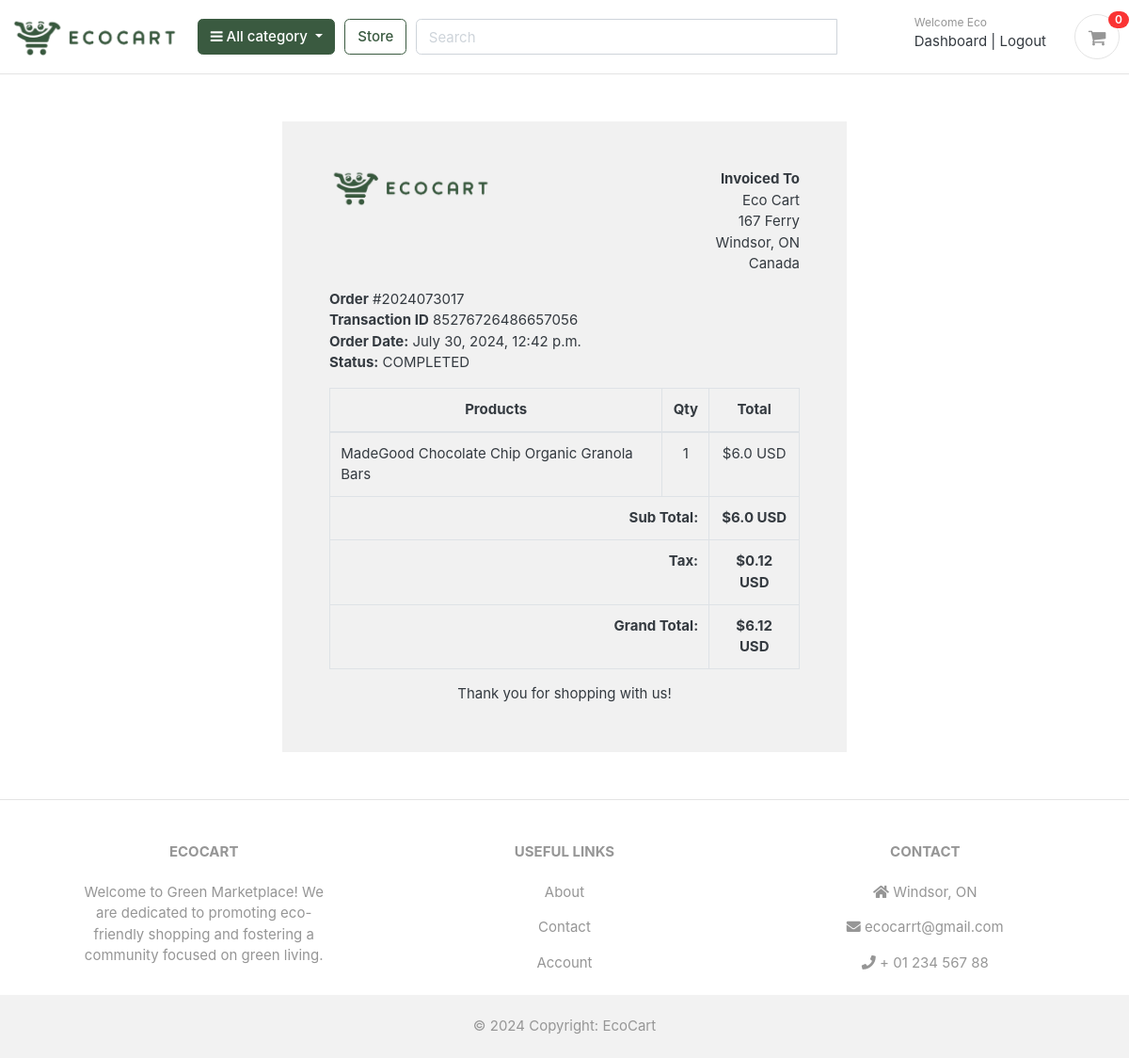
The page /accounts/order_detail/2024073017/ (signed in) on the database its author committed.
### accounts/models.py (models this page shows, shortened)
class Account(AbstractBaseUser):
    first_name = models.CharField(max_length=50)
    last_name = models.CharField(max_length=50)
    username = models.CharField(max_length=50, unique=True)
    email = models.EmailField(max_length=100, unique=True)
    phone_number = models.CharField(max_length=50)
    date_joined = models.DateTimeField(auto_now_add=True)
    last_login = models.DateTimeField(auto_now_add=True)
    is_admin = models.BooleanField(default=False)
    is_staff = models.BooleanField(default=False)
    is_active = models.BooleanField(default=False)
    is_superadmin = models.BooleanField(default=False)
    is_seller = models.BooleanField(default=False)
    USERNAME_FIELD = 'email'
    REQUIRED_FIELDS = ['username', 'first_name', 'last_name']
    objects = MyAccountManager()

### orders/models.py (models this page shows, shortened)
class Order(models.Model):
    STATUS = (
        ('New', 'New'),
        ('Accepted', 'Accepted'),
        ('Completed', 'Completed'),
        ('Cancelled', 'Cancelled'),
    )
    user = models.ForeignKey(Account, on_delete=models.SET_NULL, null=True)
    payment = models.ForeignKey(
        Payment, on_delete=models.SET_NULL, null=True, blank=True)
    order_number = models.CharField(max_length=20)
    first_name = models.CharField(max_length=50)
    last_name = models.CharField(max_length=50)
    phone = models.CharField(max_length=15)
    email = models.EmailField(max_length=50)
    address_line_1 = models.CharField(max_length=50)
    address_line_2 = models.CharField(max_length=50, blank=True)
    country = models.CharField(max_length=50)
    state = models.CharField(max_length=50)
    city = models.CharField(max_length=50)
    order_note = models.CharField(max_length=100, blank=True)
    order_total = models.FloatField()
    tax = models.FloatField()
    status = models.CharField(max_length=10, choices=STATUS, default='New')
    ip = models.CharField(max_length=20, blank=True)
    is_ordered = models.BooleanField(default=False)
    created_at = models.DateTimeField(auto_now_add=True)
    updated_at = models.DateTimeField(auto_now=True)
    def full_name(self):
        return f'{self.first_name} {self.last_name}'
    def full_address(self):
        return f'{self.address_line_1} {self.address_line_2}'

class Payment(models.Model):
    user = models.ForeignKey(Account, on_delete=models.CASCADE)
    payment_id = models.CharField(max_length=100)
    payment_method = models.CharField(max_length=100)
    amount_paid = models.CharField(max_length=100)
    status = models.CharField(max_length=100)
    created_at = models.DateTimeField(auto_now_add=True)

class OrderProduct(models.Model):
    order = models.ForeignKey(Order, on_delete=models.CASCADE)
    payment = models.ForeignKey(
        Payment, on_delete=models.SET_NULL, null=True, blank=True)
    user = models.ForeignKey(Account, on_delete=models.CASCADE)
    product = models.ForeignKey(Product, on_delete=models.CASCADE)
    quantity = models.IntegerField()
    product_price = models.FloatField()
    ordered = models.BooleanField(default=False)
    created_at = models.DateTimeField(auto_now_add=True)
    updated_at = models.DateTimeField(auto_now=True)

### store/models.py (models this page shows, shortened)
class Product(models.Model):
    product_name = models.CharField(max_length=200, unique=True, null=True, blank=True)
    slug = models.SlugField(max_length=200, unique=True, blank=True, null=True)
    description = models.TextField(max_length=500, blank=True)
    price = models.IntegerField()
    images = models.ImageField(upload_to='photos/products', null=True, blank=True)
    stock = models.IntegerField(default=0)
    is_available = models.BooleanField(default=True)
    category = models.ForeignKey(Category, on_delete=models.CASCADE)
    user = models.ForeignKey(settings.AUTH_USER_MODEL, on_delete=models.CASCADE, null=True, blank=True)
    created_date = models.DateTimeField(auto_now_add=True)
    modified_date = models.DateTimeField(auto_now=True)

### accounts/views.py (the view)
# urls.py: path('order_detail/<int:order_id>/', order_detail, name='order_detail')
@login_required(login_url='login')
def order_detail(request, order_id):
    order_details = OrderProduct.objects.filter(order__order_number=order_id)
    order = Order.objects.get(order_number=order_id)
    subtotal = 0
    for i in order_details:
        subtotal += i.product_price * i.quantity
    context = {
        'order_detail': order_details,
        'order': order,
        'subtotal': subtotal,
    }
    return render(request, 'accounts/order_detail.html', context)

### carts/context_processors.py (called while the page is built)
def counter(request):
    cart_count = 0
    if 'admin' in request.path:
        return {}
    else:
        try:
            cart = Cart.objects.filter(cart_id=_cart_id(request))
            if request.user.is_authenticated:
                cart_items = CartItem.objects.all().filter(user=request.user)
            else:
                cart_items = CartItem.objects.all().filter(cart=cart[:1])
            for cart_item in cart_items:
                cart_count += cart_item.quantity
        except Cart.DoesNotExist:
            cart_count = 0
    return dict(cart_count=cart_count)

### carts/views.py (called while the page is built)
def _cart_id(request):
    cart = request.session.session_key
    if not cart:
        cart = request.session.create()
    return cart

### category/context_processors.py (called while the page is built)
def menu_links(request):
    links = Category.objects.all()
    return dict(links=links)

### category/models.py (called while the page is built)
    def get_url(self):
        return reverse('products_by_category', args=[self.slug])

### templates/accounts/order_detail.html (shortened to what this page needs)
{% extends 'base.html' %}
{% load static %}
{% block content %}
<div class="container" style="margin: 0 auto;width: 50%;padding: 50px;background: #f1f1f1;margin-top: 50px;margin-bottom: 50px;">
  <div class="row invoice row-printable">
    <div class="col-md-12">
      <div class="panel panel-default plain" id="dash_0">
        <div class="panel-body p30">
          <div class="row">
            <div class="col-lg-6">
              <div class="invoice-logo"><img src="{% static '/images/logo.png' %}" alt="Invoice logo"
                                             style="max-height: 40px;"></div>
            </div>
            <div class="col-lg-6">
              <div class="invoice-from">
                <ul class="list-unstyled text-right">
                  <li><strong>Invoiced To</strong></li>
                  <li>{{ order.full_name }}</li>
                  <li>{{ order.full_address }}</li>
                  <li>{{ order.city }}, {{ order.state }}</li>
                  <li>{{ order.country }}</li>
                </ul>
              </div>
            </div>
            <div class="col-lg-12">
              <div class="invoice-details mt25">
                <div class="well">
                  <ul class="list-unstyled mb0">
                    <li><strong>Order</strong> #{{ order.order_number }}</li>
                    <li><strong>Transaction ID</strong> {{ order.payment.payment_id }}</li>
                    <li><strong>Order Date:</strong> {{ order.created_at }}</li>
                    <li><strong>Status:</strong> {{ order.payment.status }}</li>
                  </ul>
                </div>
              </div>
              <div class="invoice-items">
                <div class="table-responsive" style="overflow: hidden; outline: none;" tabindex="0">
                  <table class="table table-bordered">
                    <thead>
                    <tr>
                      <th class="per70 text-center">Products</th>
                      <th class="per5 text-center">Qty</th>
                      <th class="per25 text-center">Total</th>
                    </tr>
                    </thead>
                    <tbody>
                    {% for item in order_detail %}
                      <tr>
                        <td>{{ item.product.product_name }}
                        </td>
                        <td class="text-center">{{ item.quantity }}</td>
                        <td class="text-center">${{ item.product_price }} USD</td>
                      </tr>
                    {% endfor %}
                    </tbody>
                    <tfoot>
                    <tr>
                      <th colspan="2" class="text-right">Sub Total:</th>
                      <th class="text-center">${{ subtotal }} USD</th>
                    </tr>
                    <tr>
                      <th colspan="2" class="text-right">Tax:</th>
                      <th class="text-center">${{ order.tax }} USD</th>
                    </tr>
                    <tr>
                      <th colspan="2" class="text-right">Grand Total:</th>
                      <th class="text-center">${{ order.order_total }} USD</th>
                    </tr>
                    </tfoot>
                  </table>
                </div>
              </div>
              <div class="invoice-footer mt25">
                <p class="text-center">Thank you for shopping with us!</p>
              </div>
            </div>
          </div>
        </div>
      </div>
    </div>
  </div>
</div>
{% endblock %}

### templates/includes/navbar.html (shortened to what this page needs)
{% load static %}
<header class="section-header">
    <section class="header-main border-bottom">
        <div class="container">
            <div class="row align-items-center">
                <div class="col-lg-2 col-md-3 col-6">
                    <a href="{% url 'home' %}" class="brand-wrap">
                        <img class="logo" src="{% static '/images/logo.png' %}">
                    </a>
                </div>
                <div class="col-lg col-sm col-md col-6 flex-grow-0">
                    <div class="category-wrap dropdown d-inline-block float-right">
                        <button type="button" class="btn btn-primary dropdown-toggle" data-toggle="dropdown">
                            <i class="fa fa-bars"></i> All category
                        </button>
                    </div>
                </div>
                <a href="{% url 'store' %}" class="btn btn-outline-primary">Store</a>
                <div class="col-lg  col-md-6 col-sm-12 col">
                    <form action="{% url 'search' %}" class="search" method="GET">
                        <div class="input-group w-100">
                            <input type="text" class="form-control"
                                   style="width:60%;" id="search-bar" placeholder="Search" name="keyword">
                        </div>
                    </form>
                </div>
                <div class="col-lg-3 col-sm-6 col-8 order-2 order-lg-3">
                    <div class="d-flex justify-content-end mb-3 mb-lg-0">
                        {% if user.id is None %}
                        <div class="widget-header">
                            <small class="title text-muted">Welcome guest!</small>
                            <div>
                                <a href="{% url 'login' %}">Sign in</a> <span class="dark-transp"> | </span>
                                <a href="{% url 'register' %}"> Register</a>
                            </div>
                        </div>
                        {% else %}
                            <div class="widget-header">
                                <small class="title text-muted">Welcome {{ user.first_name }}</small>
                                <div>
                                  <a href="{% url 'dashboard' %}">Dashboard</a> <span class="dark-transp"> | </span>
                                  <a href="{% url 'logout' %}">Logout</a>
                                </div>
                             </div>
                        {% endif %}
                        <a href="{% url 'cart' %}" class="widget-header pl-3 ml-3">
                            <div class="icon icon-sm rounded-circle border"><i class="fa fa-shopping-cart"></i></div>
                            <span class="badge badge-pill badge-danger notify">{{ cart_count }}</span>
                        </a>
                    </div>
                </div>
            </div>
        </div>
    </section>
</header>

### static/css/ui.css (style rules this page uses)
html { font-family: "Inter", sans-serif; font-size: 15px; }
.icon-xs, .icon-sm, .icon-md, .icon-lg { display: inline-block; text-align: center; flex-shrink: 0; flex-grow: 0; }
.icon-sm { width: 48px; height: 48px; line-height: 48px !important; font-size: 20px; }
p:last-child { margin-bottom: 0; }
.header-main { position: relative; padding-top: 1rem; padding-bottom: 1rem; }
.brand-wrap .logo, .navbar-brand .logo { margin-right: 7px; max-height: 42px; display: inline-block; }
.widget-header { display: inline-block; vertical-align: middle; position: relative; }
.widget-header a { color: #343a40; }
.widget-header i { color: #969696; }
.widget-header .title { display: block; }
.widget-header .notify { position: absolute; top: -3px; right: -10px; }
[class*=list-] li:after { visibility: hidden; display: block; content: ""; overflow: hidden; height: 0; clear: both; }
.notify { position: absolute; top: -4px; right: -10px; display: inline-block; padding: 0.25em 0.6em; font-size: 12px; line-height: 1; text-align: center; border-radius: 3rem; color: #fff; background-color: #fa3434; }

### rows shown on the page
Account: first_name "Eco"
Order: full_name "Eco Cart", full_address "167 Ferry", city "Windsor", state "ON", country "Canada", order_number "2024073017", payment.payment_id "85276726486657056", created_at "July 30, 2024, 12:42 p.m.", payment.status "COMPLETED", tax "0.12", order_total "6.12"
OrderProduct: product.product_name "MadeGood Chocolate Chip Organic Granola Bars", quantity "1", product_price "6.0"

### other values the page prints
{{ cart_count }} "0"
{{ subtotal }} "6.0"
